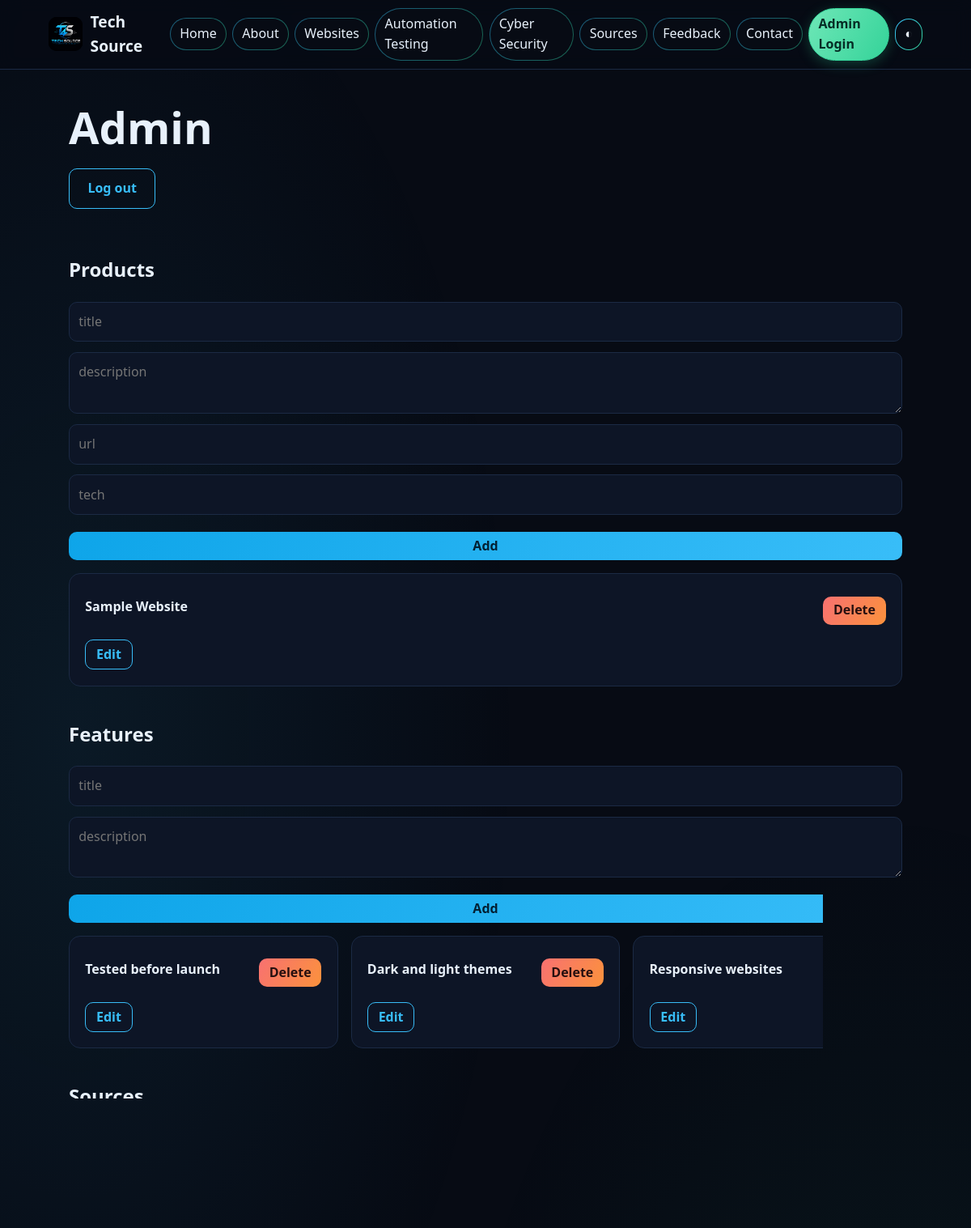
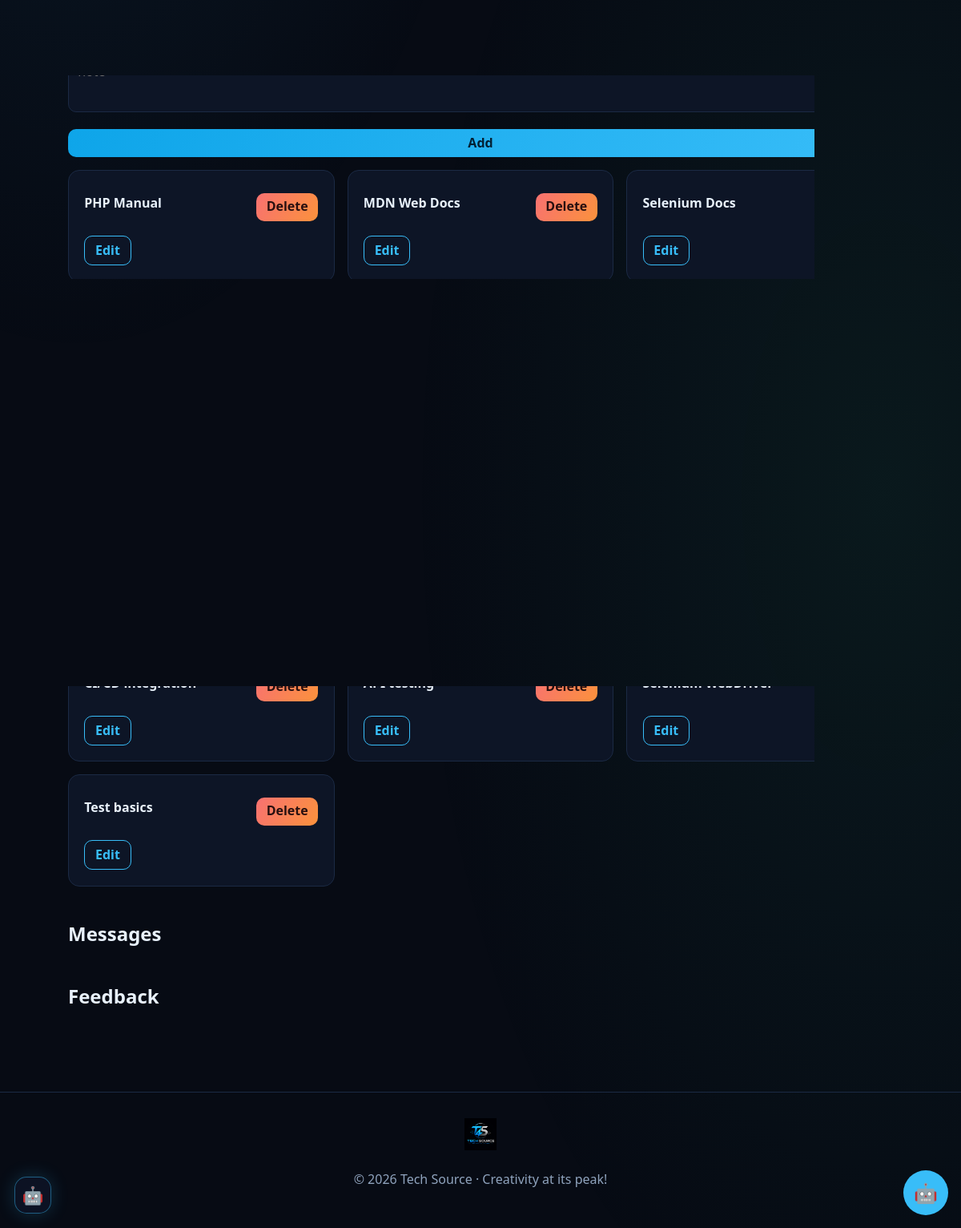
/admin.php (signed in), run on the app's committed database (2 pictures, top to bottom).
### tables this page shows
CREATE TABLE products(id INT AUTO_INCREMENT PRIMARY KEY,title VARCHAR(150),description TEXT,url VARCHAR(255),tech VARCHAR(255),created_at TIMESTAMP DEFAULT CURRENT_TIMESTAMP);

CREATE TABLE features(id INT AUTO_INCREMENT PRIMARY KEY,title VARCHAR(150),description TEXT);

CREATE TABLE sources(id INT AUTO_INCREMENT PRIMARY KEY,title VARCHAR(150),link VARCHAR(255),category VARCHAR(80),note TEXT);

CREATE TABLE at_topics(id INT AUTO_INCREMENT PRIMARY KEY,title VARCHAR(150),details TEXT,learnings TEXT,duration VARCHAR(60));

### config.php (called while the page is built, shortened)
<?php
$pdo=new PDO('mysql:host='.DB_HOST.';dbname='.DB_NAME.';charset=utf8mb4',DB_USER,DB_PASS,[PDO::ATTR_ERRMODE=>PDO::ERRMODE_EXCEPTION,PDO::ATTR_DEFAULT_FETCH_MODE=>PDO::FETCH_ASSOC]);
function e($s){return htmlspecialchars((string)$s,ENT_QUOTES,'UTF-8');}
function rows($t){global $pdo;return $pdo->query("SELECT * FROM `$t` ORDER BY id DESC")->fetchAll();}

### admin.php (the view, shortened to what this page needs)
<?php require 'config.php';
$T=['products'=>['title','description','url','tech'],'features'=>['title','description'],'sources'=>['title','link','category','note'],'at_topics'=>['title','details','learnings','duration']];
$in=!empty($_SESSION['a']);
$page='admin';$title='Admin';include 'header.php';?>
<section class="wrap"><h1>Admin</h1>
<?php if(!$in):?><form method="post" class="form narrow"><input type="password" name="pass" placeholder="Admin password" required><button class="btn">Log in</button></form>
<?php else:?><p><a class="btn ghost admin-logout" href="?out=1">Log out</a></p>
<?php foreach($T as $t=>$cols):?><h2 id="<?=$t?>"><?=ucfirst(str_replace('_',' ',$t))?></h2>
<form method="post" class="form"><input type="hidden" name="t" value="<?=$t?>">
<?php foreach($cols as $c):?><<?=in_array($c,['description','details','learnings','note'])?'textarea rows="2"':'input'?> name="<?=$c?>" placeholder="<?=$c?>" required></<?=in_array($c,['description','details','learnings','note'])?'textarea':'input'?>><?php endforeach;?>
<button class="btn sm">Add</button></form>
<div class="admin-items"><?php foreach(rows($t) as $r):?><article class="card admin-item"><div class="admin-item-heading"><b><?=e($r['title'])?></b>
<form method="post"><input type="hidden" name="t" value="<?=$t?>"><button name="del" value="<?=$r['id']?>" class="btn sm danger" onclick="return confirm('Delete this item?')">Delete</button></form></div>
<details class="admin-edit"><summary class="btn sm ghost">Edit</summary></details></article><?php endforeach;?></div>
<?php endforeach;?>
<h2>Messages</h2><?php foreach(rows('messages') as $m):?><article class="card"><b><?=e($m['name'])?></b> &lt;<?=e($m['email'])?>&gt;<p><?=e($m['message'])?></p></article><?php endforeach;?>
<h2 id="feedback">Feedback</h2>
<?php endif;?></section><?php include 'footer.php';?>

### style.css (style rules this page uses)
:root { --bg:#070b14;--bg2:#0d1526;--tx:#e8f1fb;--mut:#8fa3bd;--ac:#38bdf8;--ac2:#0ea5e9;--bd:#1b2a44 }
* { box-sizing:border-box }
html { scroll-behavior:smooth }
body { margin:0;font:16px/1.6 "Trebuchet MS",Segoe UI,sans-serif;background:var(--bg);color:var(--tx);transition:background .3s,color .3s;position:relative;isolation:isolate }
body::before { content:"";position:fixed;inset:0;z-index:-1;pointer-events:none;background:radial-gradient(ellipse at 8% 30%,color-mix(in srgb,#38bdf8 8%,transparent),transparent 35%),radial-gradient(ellipse at 92% 70%,color-mix(in srgb,#34d399 7%,transparent),transparent 38%);animation:ambientGlow 12s ease-in-out infinite alternate }
a { color:var(--ac) }
h1 { font-size:clamp(2rem,5vw,3.4rem);line-height:1.1;margin:.2em 0 }
h2 { margin-top:2.5rem }
button { font:inherit;cursor:pointer }
.btn { display:inline-block;background:linear-gradient(120deg,var(--ac2),var(--ac),var(--ac2));background-size:200%;color:#032033;border:0;border-radius:10px;padding:.7rem 1.4rem;font-weight:700;text-decoration:none;transition:transform .2s,box-shadow .2s,background-position .4s }
.btn.ghost { background:none;border:1px solid var(--ac);color:var(--ac) }
.btn.sm { padding:.3rem .8rem;margin-top:.5rem }
.wrap { padding:2rem 5%;max-width:1150px;margin:auto }
.card { background:var(--bg2);border:1px solid var(--bd);border-radius:14px;padding:1.2rem;transition:transform .25s,border-color .25s,box-shadow .25s }
.form { display:grid;gap:.8rem }
input,textarea,select { font:inherit;padding:.7rem;border-radius:10px;border:1px solid var(--bd);background:var(--bg2);color:var(--tx) }
.admin-logout { margin:.25rem 0 1rem }
.admin-items { display:grid;grid-template-columns:repeat(auto-fit,minmax(260px,1fr));gap:1rem;margin:1rem 0 2rem }
.admin-item-heading { display:flex;align-items:center;justify-content:space-between;gap:.7rem;margin-bottom:.65rem }
.admin-item-heading form { margin:0 }
.admin-edit summary { display:inline-block;list-style:none }
.danger { background:linear-gradient(120deg,#f87171,#fb923c);color:#281010 }

### data on the page
products: title "Sample Website", $r['id'] 1 (drawn)
features: title "Tested before launch", $r['id'] 3 (drawn)
features: title "Dark and light themes", $r['id'] 2 (drawn)
features: title "Responsive websites", $r['id'] 1 (drawn)
sources: title "PHP Manual", $r['id'] 3 (drawn)
sources: title "MDN Web Docs", $r['id'] 2 (drawn)
sources: title "Selenium Docs", $r['id'] 1 (drawn)
at_topics: title "CI/CD integration", $r['id'] 4 (drawn)
at_topics: title "API testing", $r['id'] 3 (drawn)
at_topics: title "Selenium WebDriver", $r['id'] 2 (drawn)
at_topics: title "Test basics", $r['id'] 1 (drawn)

### other printed values
$l "Home"
$l "About"
$l "Websites"
$l "Automation Testing"
$l "Cyber Security"
$l "Sources"
$l "Feedback"
$l "Contact"
str_replace('_',' ',$t) "Products"
str_replace('_',' ',$t) "Features"
str_replace('_',' ',$t) "Sources"
